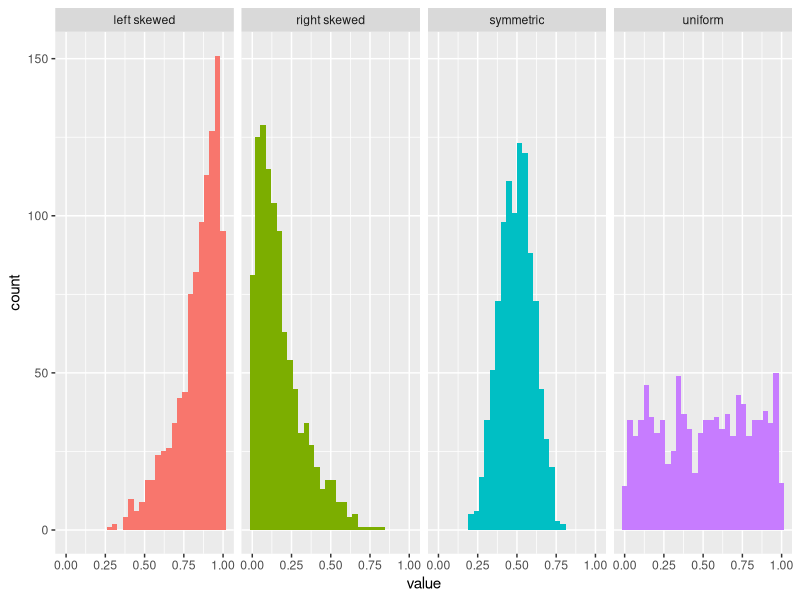
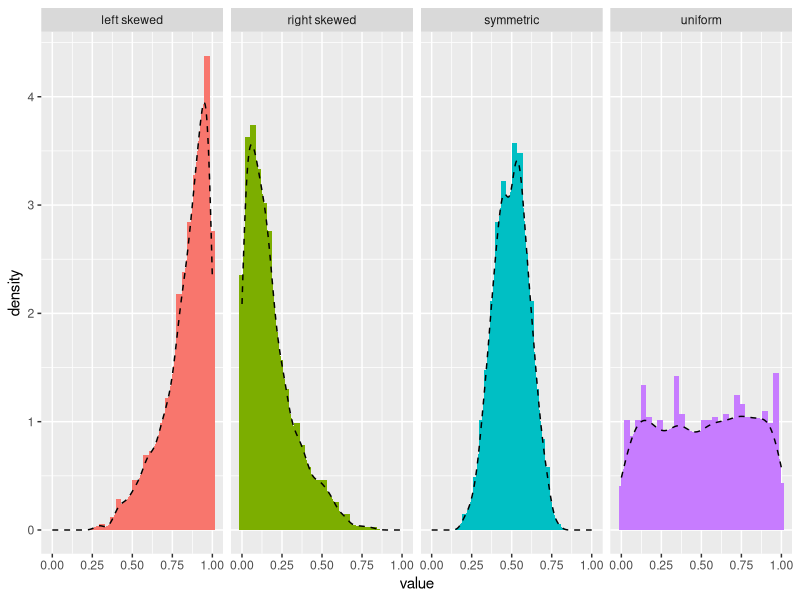
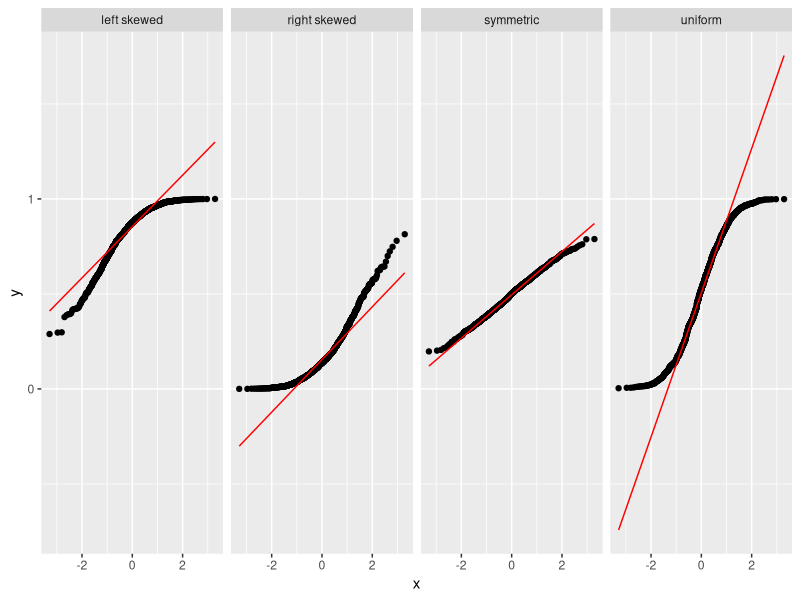
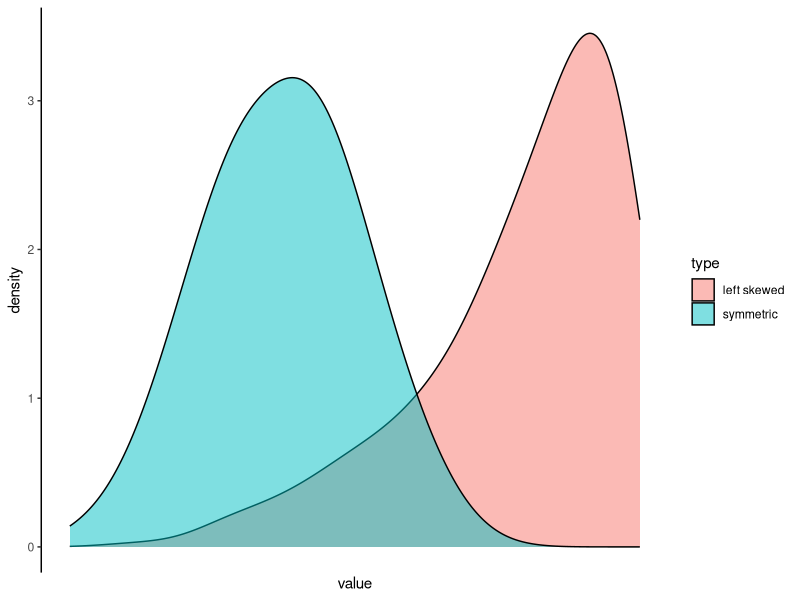
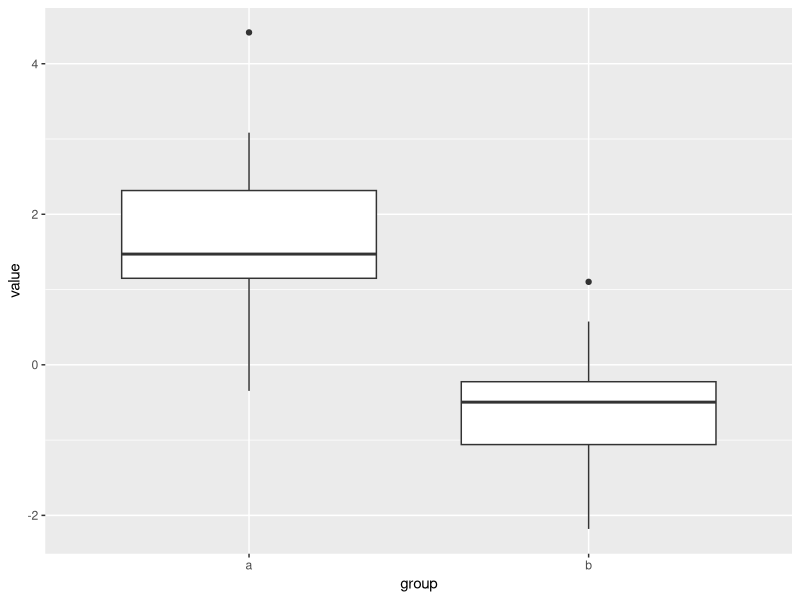
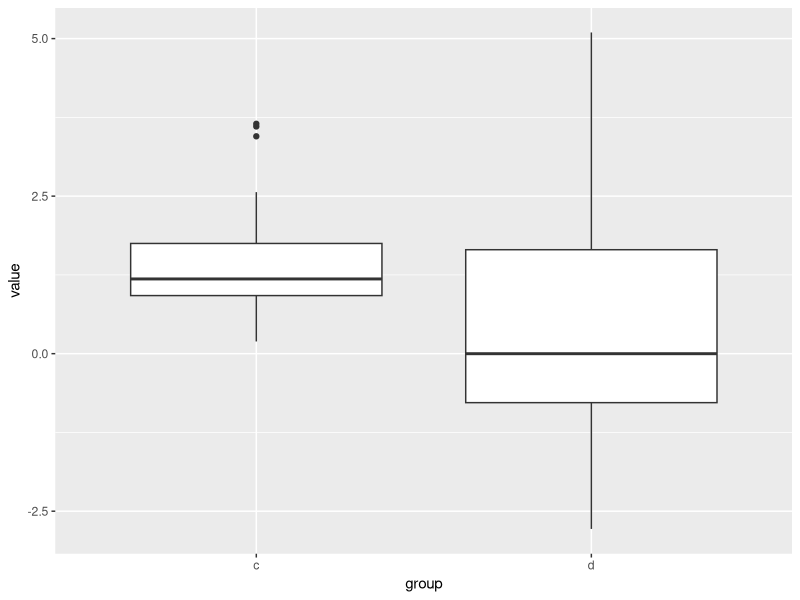

Write the R code that produced these figures, in order.
## ---- chunk 1
knitr::opts_chunk$set(echo = TRUE)
## ---- chunk 2
library(tidyverse)
set.seed(3)

symmetric <- data.frame(sample = 1:1000,
                        value = rbeta(1000, 10, 10),
                        type = "symmetric")

right_skewed <- data.frame(sample = 1:1000,
                           value = rbeta(1000, 1, 5),
                           type = "right skewed")

left_skewed <- data.frame(sample = 1:1000,
                          value = rbeta(1000, 5, 1),
                          type = "left skewed")

uniform <- data.frame(sample = 1:1000,
                      value = rbeta(1000, 1, 1),
                      type = "uniform")

distributions <- rbind(right_skewed, left_skewed, symmetric, uniform)
## ---- chunk 3
ggplot(distributions, aes(x = value, fill = type)) + 
  facet_grid(~type) + 
  geom_histogram() + 
  theme(legend.position = "none")
## ---- chunk 4
ggplot(distributions, aes(x = value, fill = type)) + 
  facet_grid(~type) + 
  #these lines are different:
  geom_histogram(aes(y = after_stat(density))) + 
  #lwd is line width
  #linetype = 2 makes it dashed
  geom_density(lwd = .5, linetype = 2, colour = 'black') + 
  ##
  theme(legend.position = "none")  
## ---- chunk 5
ggplot(distributions, aes(sample = value, fill = type)) + 
  facet_grid(~type, scales = "free") + 
  geom_qq() + 
  geom_qq_line(color="red") +
  theme(legend.position = "none")
## ---- chunk 6
distributions %>% 
  filter(type %in% c("left skewed", "symmetric")) %>% 
  ggplot(aes(x = value, fill = type)) + 
  geom_density(alpha = .5, bw = .05) + #bw smooths things out for better vis
  theme_classic() + 
  scale_x_continuous(breaks = NULL)
## ---- chunk 7
library(psych)
distributions %>% 
  group_by(type) %>% #be sure to group since we're in long format right now!
  summarise(skew = skew(value),
         kurtosis = kurtosi(value))
## ---- chunk 8
shapiro.test(symmetric$value)
shapiro.test(left_skewed$value)
## ---- chunk 9
set.seed(3)
symmetric <- data.frame(sample = 1:100,
                        value = rbeta(100, 10, 10),
                        type = "symmetric")
shapiro.test(symmetric$value)
## ---- chunk 10
head(sleep)

# Your answer here
## ---- chunk 11
set.seed(1234)
sample1<-rbind(data.frame(value=rnorm(20, mean = 2), group='a'), 
               data.frame(value=rnorm(20, mean = 0), group='b'))
sample2<-rbind(data.frame(value=rnorm(20, mean = 2), group='c'), 
               data.frame(value=rnorm(20, mean = 0, sd = 2), group='d'))
## ---- chunk 12
ggplot(sample1, aes(x = group, y = value)) + geom_boxplot()
## ---- chunk 13
ggplot(sample2, aes(x = group, y = value)) + geom_boxplot()
## ---- chunk 14
var.test(value~group, data = sample1)
var.test(value~group, data = sample2)
## ---- chunk 15
bartlett.test(value~group, data = sample1)
bartlett.test(value~group, data = sample2)
